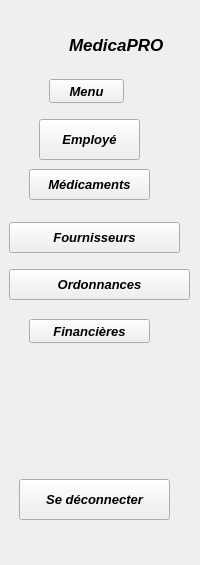
  <widget class="QWidget" name="leftmenu" native="true">
   <property name="geometry">
    <rect>
     <x>0</x>
     <y>0</y>
     <width>200</width>
     <height>565</height>
    </rect>
   </property>
   <property name="minimumSize">
    <size>
     <width>100</width>
     <height>0</height>
    </size>
   </property>
   <property name="maximumSize">
    <size>
     <width>200</width>
     <height>16777215</height>
    </size>
   </property>
   <layout class="QVBoxLayout" name="verticalLayout">
    <property name="spacing">
     <number>0</number>
    </property>
    <property name="leftMargin">
     <number>0</number>
    </property>
    <property name="topMargin">
     <number>0</number>
    </property>
    <property name="rightMargin">
     <number>0</number>
    </property>
    <property name="bottomMargin">
     <number>0</number>
    </property>
    <item>
     <widget class="QFrame" name="frame_9">
      <property name="frameShape">
       <enum>QFrame::NoFrame</enum>
      </property>
      <layout class="QVBoxLayout" name="verticalLayout_2">
       <item>
        <widget class="QFrame" name="frame_11">
         <property name="frameShape">
          <enum>QFrame::NoFrame</enum>
         </property>
         <widget class="QFrame" name="frame_10">
          <property name="geometry">
           <rect>
            <x>0</x>
            <y>0</y>
            <width>160</width>
            <height>61</height>
           </rect>
          </property>
          <property name="frameShape">
           <enum>QFrame::NoFrame</enum>
          </property>
          <widget class="QLabel" name="logo">
           <property name="geometry">
            <rect>
             <x>0</x>
             <y>10</y>
             <width>51</width>
             <height>41</height>
            </rect>
           </property>
           <property name="text">
            <string/>
           </property>
           <property name="pixmap">
            <pixmap resource="../syrine/image22.qrc">:/res/image22</pixmap>
           </property>
          </widget>
          <widget class="QLabel" name="label_3">
           <property name="enabled">
            <bool>true</bool>
           </property>
           <property name="geometry">
            <rect>
             <x>60</x>
             <y>20</y>
             <width>101</width>
             <height>31</height>
            </rect>
           </property>
           <property name="font">
            <font>
             <pointsize>13</pointsize>
             <italic>true</italic>
             <bold>true</bold>
            </font>
           </property>
           <property name="text">
            <string>MedicaPRO</string>
           </property>
          </widget>
         </widget>
         <widget class="QPushButton" name="pushButton_16">
          <property name="geometry">
           <rect>
            <x>40</x>
            <y>70</y>
            <width>75</width>
            <height>24</height>
           </rect>
          </property>
          <property name="font">
           <font>
            <pointsize>10</pointsize>
            <italic>true</italic>
            <bold>true</bold>
           </font>
          </property>
          <property name="text">
           <string>Menu</string>
          </property>
          <property name="icon">
           <iconset resource="../syrine/image23.qrc">
            <normaloff>:/res/icone23</normaloff>:/res/icone23</iconset>
          </property>
         </widget>
         <widget class="QPushButton" name="pushButton_17">
          <property name="geometry">
           <rect>
            <x>30</x>
            <y>110</y>
            <width>101</width>
            <height>41</height>
           </rect>
          </property>
          <property name="font">
           <font>
            <pointsize>10</pointsize>
            <italic>true</italic>
            <bold>true</bold>
            <underline>false</underline>
           </font>
          </property>
          <property name="text">
           <string>Employé</string>
          </property>
          <property name="icon">
           <iconset resource="../syrine/image27.qrc">
            <normaloff>:/res/icone27</normaloff>:/res/icone27</iconset>
          </property>
         </widget>
         <widget class="QPushButton" name="pushButton_18">
          <property name="geometry">
           <rect>
            <x>20</x>
            <y>160</y>
            <width>121</width>
            <height>31</height>
           </rect>
          </property>
          <property name="font">
           <font>
            <pointsize>10</pointsize>
            <italic>true</italic>
            <bold>true</bold>
            <underline>false</underline>
           </font>
          </property>
          <property name="text">
           <string>Médicaments</string>
          </property>
          <property name="icon">
           <iconset resource="../syrine/image26.qrc">
            <normaloff>:/res/icone26</normaloff>:/res/icone26</iconset>
          </property>
         </widget>
         <widget class="QPushButton" name="pushButton_19">
          <property name="geometry">
           <rect>
            <x>0</x>
            <y>213</y>
            <width>171</width>
            <height>31</height>
           </rect>
          </property>
          <property name="font">
           <font>
            <pointsize>10</pointsize>
            <italic>true</italic>
            <bold>true</bold>
           </font>
          </property>
          <property name="text">
           <string>Fournisseurs</string>
          </property>
          <property name="icon">
           <iconset resource="../syrine/image25.qrc">
            <normaloff>:/res/icone25</normaloff>:/res/icone25</iconset>
          </property>
         </widget>
         <widget class="QPushButton" name="pushButton_20">
          <property name="geometry">
           <rect>
            <x>0</x>
            <y>260</y>
            <width>181</width>
            <height>31</height>
           </rect>
          </property>
          <property name="font">
           <font>
            <pointsize>10</pointsize>
            <italic>true</italic>
            <bold>true</bold>
           </font>
          </property>
          <property name="text">
           <string>Ordonnances</string>
          </property>
          <property name="icon">
           <iconset resource="../syrine/image23.qrc">
            <normaloff>:/res/icone23</normaloff>:/res/icone23</iconset>
          </property>
         </widget>
         <widget class="QPushButton" name="pushButton_21">
          <property name="geometry">
           <rect>
            <x>20</x>
            <y>310</y>
            <width>121</width>
            <height>24</height>
           </rect>
          </property>
          <property name="font">
           <font>
            <pointsize>10</pointsize>
            <italic>true</italic>
            <bold>true</bold>
           </font>
          </property>
          <property name="text">
           <string>Financières</string>
          </property>
          <property name="icon">
           <iconset resource="../syrine/image24.qrc">
            <normaloff>:/res/icone24</normaloff>:/res/icone24</iconset>
          </property>
         </widget>
         <widget class="QPushButton" name="pushButton_22">
          <property name="geometry">
           <rect>
            <x>10</x>
            <y>470</y>
            <width>151</width>
            <height>41</height>
           </rect>
          </property>
          <property name="font">
           <font>
            <pointsize>10</pointsize>
            <italic>true</italic>
            <bold>true</bold>
           </font>
          </property>
          <property name="text">
           <string>Se déconnecter</string>
          </property>
          <property name="icon">
           <iconset resource="../syrine/image30.qrc">
            <normaloff>:/res/icone30</normaloff>:/res/icone30</iconset>
          </property>
         </widget>
        </widget>
       </item>
      </layout>
     </widget>
    </item>
   </layout>
  </widget>
